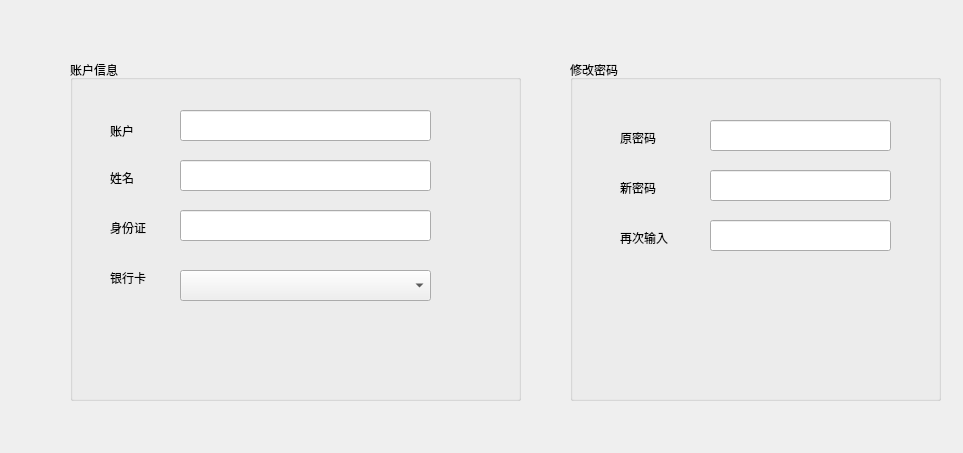
<?xml version="1.0" encoding="UTF-8"?>
<ui version="4.0">
 <class>Personnel</class>
 <widget class="QWidget" name="Personnel">
  <property name="geometry">
   <rect>
    <x>0</x>
    <y>0</y>
    <width>963</width>
    <height>453</height>
   </rect>
  </property>
  <property name="windowTitle">
   <string>Form</string>
  </property>
  <widget class="QWidget" name="horizontalLayoutWidget">
   <property name="geometry">
    <rect>
     <x>820</x>
     <y>0</y>
     <width>171</width>
     <height>41</height>
    </rect>
   </property>
   <layout class="QHBoxLayout" name="horizontalLayout"/>
  </widget>
  <widget class="QGroupBox" name="groupBox_2">
   <property name="geometry">
    <rect>
     <x>70</x>
     <y>60</y>
     <width>451</width>
     <height>341</height>
    </rect>
   </property>
   <property name="title">
    <string>账户信息</string>
   </property>
   <widget class="QLabel" name="label">
    <property name="geometry">
     <rect>
      <x>40</x>
      <y>50</y>
      <width>71</width>
      <height>41</height>
     </rect>
    </property>
    <property name="text">
     <string>账户</string>
    </property>
   </widget>
   <widget class="QLineEdit" name="lineEdit">
    <property name="geometry">
     <rect>
      <x>110</x>
      <y>50</y>
      <width>251</width>
      <height>31</height>
     </rect>
    </property>
   </widget>
   <widget class="QLabel" name="label_2">
    <property name="geometry">
     <rect>
      <x>40</x>
      <y>110</y>
      <width>72</width>
      <height>15</height>
     </rect>
    </property>
    <property name="text">
     <string>姓名</string>
    </property>
   </widget>
   <widget class="QLineEdit" name="lineEdit_2">
    <property name="geometry">
     <rect>
      <x>110</x>
      <y>100</y>
      <width>251</width>
      <height>31</height>
     </rect>
    </property>
   </widget>
   <widget class="QLabel" name="label_3">
    <property name="geometry">
     <rect>
      <x>40</x>
      <y>160</y>
      <width>72</width>
      <height>15</height>
     </rect>
    </property>
    <property name="text">
     <string>身份证</string>
    </property>
   </widget>
   <widget class="QLineEdit" name="lineEdit_3">
    <property name="geometry">
     <rect>
      <x>110</x>
      <y>150</y>
      <width>251</width>
      <height>31</height>
     </rect>
    </property>
   </widget>
   <widget class="QLabel" name="label_4">
    <property name="geometry">
     <rect>
      <x>40</x>
      <y>210</y>
      <width>72</width>
      <height>15</height>
     </rect>
    </property>
    <property name="text">
     <string>银行卡</string>
    </property>
   </widget>
   <widget class="QComboBox" name="comboBox">
    <property name="geometry">
     <rect>
      <x>110</x>
      <y>210</y>
      <width>251</width>
      <height>31</height>
     </rect>
    </property>
   </widget>
   <widget class="QWidget" name="horizontalLayoutWidget_4">
    <property name="geometry">
     <rect>
      <x>200</x>
      <y>260</y>
      <width>161</width>
      <height>31</height>
     </rect>
    </property>
    <layout class="QHBoxLayout" name="horizontalLayout_4"/>
   </widget>
  </widget>
  <widget class="QWidget" name="horizontalLayoutWidget_7">
   <property name="geometry">
    <rect>
     <x>570</x>
     <y>60</y>
     <width>371</width>
     <height>341</height>
    </rect>
   </property>
   <layout class="QHBoxLayout" name="horizontalLayout_7">
    <item>
     <widget class="QGroupBox" name="groupBox">
      <property name="title">
       <string>修改密码</string>
      </property>
      <widget class="QLabel" name="label_5">
       <property name="geometry">
        <rect>
         <x>50</x>
         <y>70</y>
         <width>72</width>
         <height>15</height>
        </rect>
       </property>
       <property name="text">
        <string>原密码</string>
       </property>
      </widget>
      <widget class="QLabel" name="label_6">
       <property name="geometry">
        <rect>
         <x>50</x>
         <y>120</y>
         <width>72</width>
         <height>15</height>
        </rect>
       </property>
       <property name="text">
        <string>新密码</string>
       </property>
      </widget>
      <widget class="QLabel" name="label_7">
       <property name="geometry">
        <rect>
         <x>50</x>
         <y>170</y>
         <width>72</width>
         <height>15</height>
        </rect>
       </property>
       <property name="text">
        <string>再次输入</string>
       </property>
      </widget>
      <widget class="QLineEdit" name="lineEdit_4">
       <property name="geometry">
        <rect>
         <x>140</x>
         <y>60</y>
         <width>181</width>
         <height>31</height>
        </rect>
       </property>
      </widget>
      <widget class="QLineEdit" name="lineEdit_5">
       <property name="geometry">
        <rect>
         <x>140</x>
         <y>110</y>
         <width>181</width>
         <height>31</height>
        </rect>
       </property>
      </widget>
      <widget class="QLineEdit" name="lineEdit_6">
       <property name="geometry">
        <rect>
         <x>140</x>
         <y>160</y>
         <width>181</width>
         <height>31</height>
        </rect>
       </property>
      </widget>
      <widget class="QWidget" name="horizontalLayoutWidget_5">
       <property name="geometry">
        <rect>
         <x>150</x>
         <y>250</y>
         <width>181</width>
         <height>41</height>
        </rect>
       </property>
       <layout class="QHBoxLayout" name="horizontalLayout_5"/>
      </widget>
      <widget class="QWidget" name="horizontalLayoutWidget_6">
       <property name="geometry">
        <rect>
         <x>330</x>
         <y>160</y>
         <width>31</width>
         <height>31</height>
        </rect>
       </property>
       <layout class="QHBoxLayout" name="horizontalLayout_6"/>
      </widget>
     </widget>
    </item>
   </layout>
  </widget>
  <widget class="QWidget" name="horizontalLayoutWidget_2">
   <property name="geometry">
    <rect>
     <x>440</x>
     <y>410</y>
     <width>81</width>
     <height>41</height>
    </rect>
   </property>
   <layout class="QHBoxLayout" name="horizontalLayout_2"/>
  </widget>
 </widget>
 <resources/>
 <connections/>
</ui>
